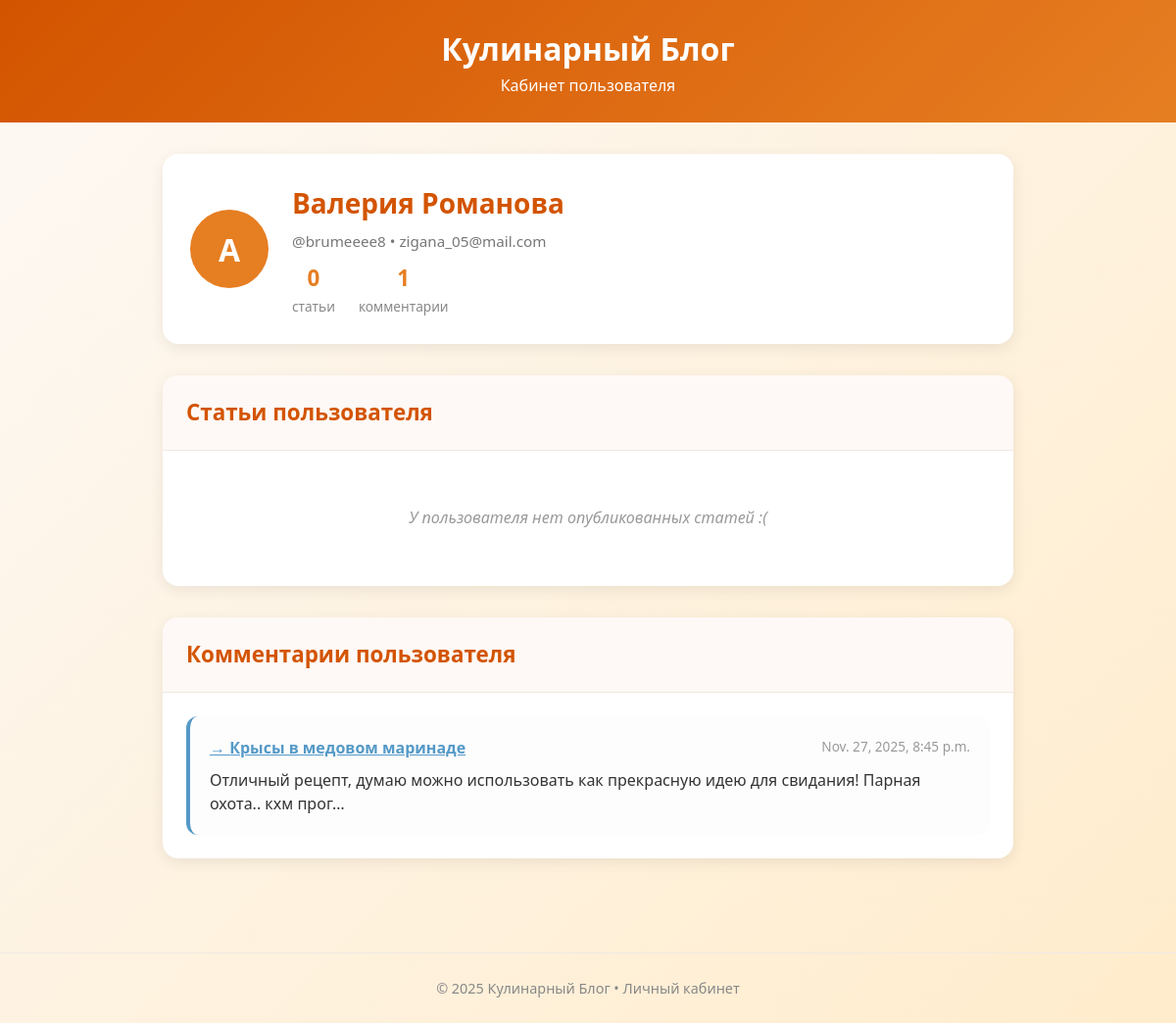
/account/9, run on the app's committed database.
### Main/models.py (models this page shows, shortened)
class Comment(models.Model):
    author = models.ForeignKey(User, on_delete=models.CASCADE)
    comment = models.CharField(max_length=250)
    pub_date = models.DateTimeField('publication date', auto_now_add=True)
    article = models.ForeignKey(Article, on_delete=models.CASCADE)

class Article(models.Model):
    author = models.ForeignKey(User, on_delete=models.CASCADE, editable=True)
    title = models.CharField(max_length=100)
    pub_date = models.DateTimeField('publication date', auto_now_add=True)
    article = tinymce_models.HTMLField()
    image = models.ImageField(upload_to='articles', blank=True, null=True)

### Main/views.py (the view)
# urls.py: path('account/<int:account_id>', views.account_show, name='account_show'),
def account_show(request, account_id):
    user = User.objects.get(id=account_id)
    articless = user.article_set.order_by('-pub_date')
    commentss = user.comment_set.order_by('-pub_date')
    articles = articless[:3]
    comments = commentss[:3]
    articles_length = len(articless)
    comments_length = len(commentss)
    context = {'user': user, 'articles': articles, 'comments': comments, 'articles_length': articles_length, 'comments_length': comments_length}
    return render(request, 'showAccount.html', context)

### Main/templates/showAccount.html (shortened to what this page needs)
<!DOCTYPE html>
<html lang="ru">
<head>
</head>
<body>
  <header>
    <h1>Кулинарный Блог</h1>
    <p>Кабинет пользователя</p>
  </header>
  <div class="container">
    <div class="profile-header">
      <div class="avatar" id="avatar-placeholder">А</div>
      <div class="user-info">
        <h2 id="user-fullname">{{user.first_name}} {{user.last_name}}</h2>
        <p class="user-meta">
          <span id="user-login">@{{user.username}}</span> • <span id="user-email">{{user.email}}</span>
        </p>
        <div class="stats">
          <div class="stat-item">
            <div class="stat-value" id="articles-count">{{articles_length}}</div>
            <div class="stat-label">статьи</div>
          </div>
          <div class="stat-item">
            <div class="stat-value" id="comments-count">{{comments_length}}</div>
            <div class="stat-label">комментарии</div>
          </div>
        </div>
      </div>
    </div>
    <section class="section">
      <div class="section-header">Cтатьи пользователя</div>
      <div class="section-body">
        <div id="articles-list" class="articles-list">
            {% if articles_length == 0 %}
            <div class="empty-state">У пользователя нет опубликованных статей :(</div>
            {% endif %}
        </div>
      </div>
    </section>
    <section class="section">
      <div class="section-header">Комментарии пользователя</div>
      <div class="section-body">
        <div id="comments-list" class="comments-list">
            {% if comments_length == 0 %}
            <div class="empty-state">Пользователь ещё не оставлял комментариев.</div>
            {% else %}
            {% for comment in comments %}
             <div class="comment-item">
            <div class="comment-header">
              <a href="{% url 'article_url' comment.article.id %}" class="comment-article">→ {{comment.article.title}}</a>
              <span class="comment-date">{{comment.pub_date}}</span>
            </div>
            <div class="comment-text">{{comment.comment|truncatechars:100}}</div>
          </div>
            {% endfor %}
            {% endif %}
        </div>
      </div>
    </section>
  </div>
  <footer>
    <p>© 2025 Кулинарный Блог • Личный кабинет</p>
  </footer>
</body>
</html>

### Main/templates/showAccount.html (style rules this page uses)
* { margin: 0; padding: 0; box-sizing: border-box; }
body { font-family: 'Segoe UI', system-ui, sans-serif; background: linear-gradient(135deg, #fdf9f5, #ffeccc); color: #333; line-height: 1.6; min-height: 100vh; }
header { background: linear-gradient(135deg, #d35400, #e67e22); color: white; text-align: center; padding: 1.5rem 1rem; }
.container { max-width: 900px; margin: 0 auto; padding: 2rem 1rem; }
.profile-header { display: flex; align-items: center; gap: 1.5rem; background: white; padding: 1.75rem; border-radius: 16px; box-shadow: 0 4px 15px rgba(0,0,0,0.08); margin-bottom: 2rem; }
.avatar { width: 80px; height: 80px; border-radius: 50%; background: #e67e22; display: flex; align-items: center; justify-content: center; color: white; font-size: 2rem; font-weight: bold; }
.user-info h2 { font-size: 1.75rem; color: #d35400; margin-bottom: 0.25rem; }
.user-meta { color: #777; font-size: 0.95rem; }
.stats { display: flex; gap: 1.5rem; margin-top: 0.5rem; }
.stat-item { text-align: center; }
.stat-value { font-size: 1.4rem; font-weight: bold; color: #e67e22; }
.stat-label { font-size: 0.85rem; color: #888; }
.section { background: white; border-radius: 16px; box-shadow: 0 4px 15px rgba(0,0,0,0.08); margin-bottom: 2rem; overflow: hidden; }
.section-header { background: #fef9f6; padding: 1.25rem 1.5rem; font-size: 1.4rem; color: #d35400; font-weight: 600; border-bottom: 1px solid #f0e9e3; }
.section-body { padding: 1.5rem; }
.empty-state { text-align: center; color: #999; font-style: italic; padding: 2rem; }
.articles-list, .comments-list { display: flex; flex-direction: column; gap: 1.25rem; }
.article-item, .comment-item { padding: 1.25rem; border-radius: 12px; background: #fdfdfd; border-left: 4px solid #e67e22; }
.comment-item { border-left-color: #5499c7; }
.comment-header { display: flex; justify-content: space-between; margin-bottom: 0.5rem; }
.comment-article { font-weight: 600; color: #5499c7; }
.comment-date { font-size: 0.85rem; color: #999; }
.comment-text { margin-top: 0.5rem; line-height: 1.5; }
footer { text-align: center; padding: 1.5rem; color: #888; font-size: 0.9rem; border-top: 1px solid #f0e9e3; margin-top: 2rem; }

### data on the page
Comment: article "Крысы в медовом маринаде", pub_date "Nov. 27, 2025, 8:45 p.m.", comment "Отличный рецепт, думаю можно использовать как прекрасную идею для свидания! Парная охота.. кхм прог…"

### other printed values
{{ user.first_name }} "Валерия"
{{ user.last_name }} "Романова"
{{ user.username }} "brumeeee8"
{{ user.email }} "zigana_05@mail.com"
{{ articles_length }} "0"
{{ comments_length }} "1"
